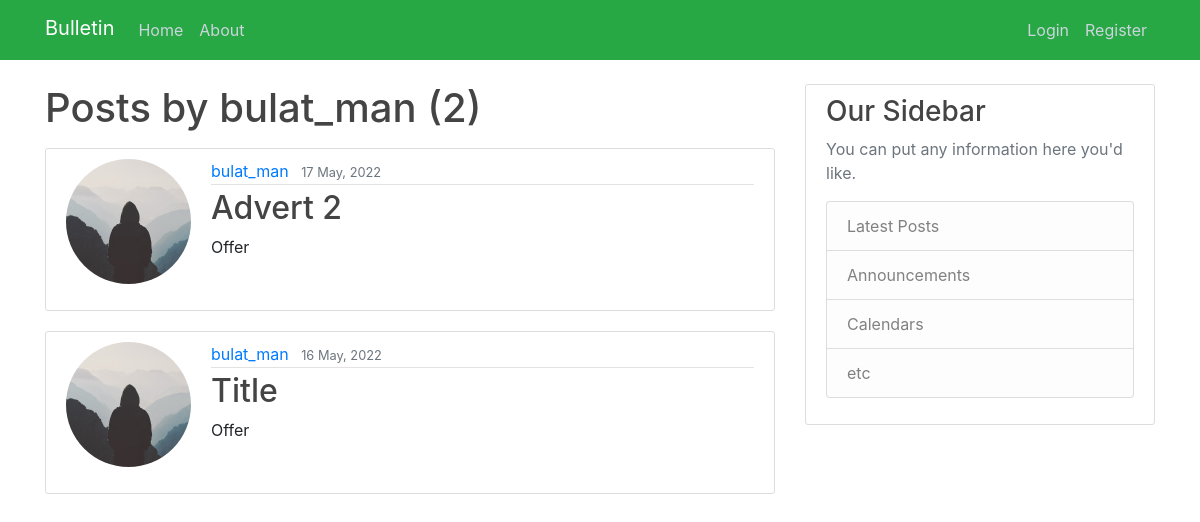
Page /user/bulat_man on the earlier database version.
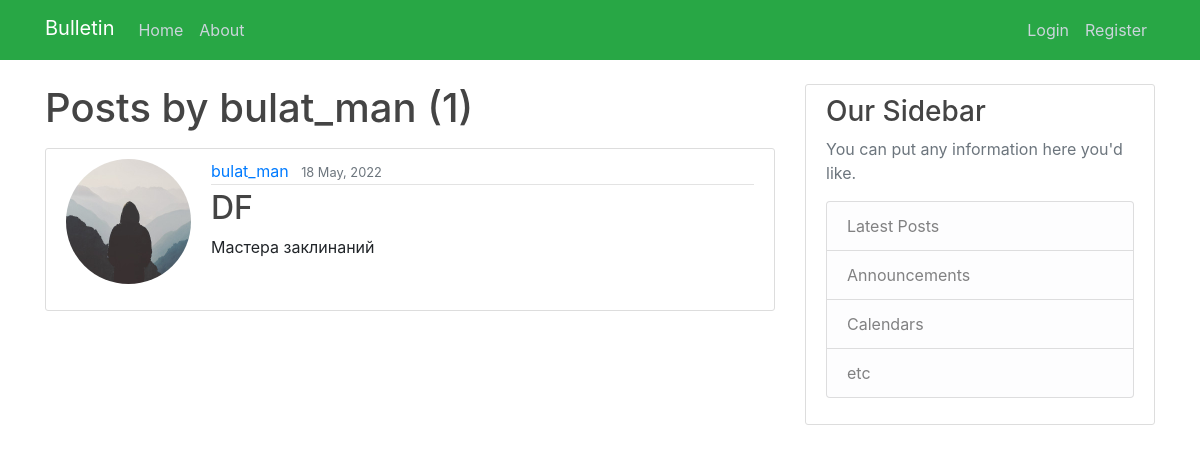
Same page on the later database version.
### myboardapp/models.py (models this page shows, shortened)
class Bulletin(models.Model):
    title = models.CharField(max_length=100, blank=True)
    author = models.ForeignKey(User, on_delete=models.CASCADE)
    content = models.TextField()
    file = models.FileField(upload_to='files/',
                                             blank=True,
                                             )
    bulletin_category = models.ForeignKey(CategoryModel, on_delete=models.CASCADE)
    date_created = models.DateTimeField(default=timezone.now)

class CategoryModel(models.Model):
    CHOISES = [
        ('Танки', "Танки"),
        ('Хилы', "Хилы"),
        ('ДД', "ДД"),
        ('Торговцы', "Торговцы"),
        ('Гилдмастеры', "Гилдмастеры"),
        ('Квестгиверы', "Квестгиверы"),
        ('Кузнецы', "Кузнецы"),
        ('Кожевники', "Кожевники"),
        ('Зельевары', "Зельевары"),
        ('Мастера заклинаний', "Мастера заклинаний"),
    ]
    category_name = models.CharField(max_length=255,
                                     choices=CHOISES,
                                     unique=True,
                                     )
    subscribers = models.ManyToManyField(User, null=True, blank=True, related_name='subscriber')
    def __str__(self):
        return f'{self.category_name}'
    """
    >>> from myboardapp.models import Bulletin
    >>> from myboardapp.models import CategoryModel
    >>> CategoryModel.objects.create(category_name = "Offer")
    <CategoryModel: Offer>
    """

### users/models.py (models this page shows, shortened)
class Profile(models.Model):
    user = models.OneToOneField(User, on_delete=models.CASCADE)
    image = models.ImageField(default='default.jpg', upload_to='profile_pics')

### myboardapp/views.py (the view)
# urls.py: path('user/<str:username>', UserPostListView.as_view(), name='user-posts'),
class UserPostListView(ListView):
    model = Bulletin
    template_name = 'myboardapp/user_posts.html'
    context_object_name = 'bulletins_0'
    ordering = ['-date_created']
    paginate_by = 2
    def get_queryset(self):
        user = get_object_or_404(User, username=self.kwargs.get('username'))
        return Bulletin.objects.filter(author=user).order_by('-date_created')

### myboardapp/templates/myboardapp/user_posts.html (shortened to what this page needs)
{% extends "myboardapp/base.html" %}
{% load static %}
{% block content %}
    <main role="main" class="container">
      <div class="row">
        <div class="col-md-8">
            <h1 class="mb-3">Posts by {{ view.kwargs.username }} ({{ page_obj.paginator.count }})</h1>
            {% for bulletin in bulletins_0 %}
                <article class="media content-section">
                    <img class="rounded-circle account-img" src="{{ bulletin.author.profile.image.url }}">
                    <div class="media-body">
                        <div class="article-metadata">
                      <a class="mr-2" href="{% url 'user-posts' bulletin.author.username %}">{{ bulletin.author }}</a>
                      <small class="text-muted">{{ bulletin.date_created|date:"d F, Y" }}</small>
                    </div>
                    <h2><a class="article-title" href="{% url 'bulletin-detail' bulletin.id %}">{{ bulletin.title }}</a></h2>
                    <p class="article-content">{{ bulletin.bulletin_category }}</p>
                  </div>
                </article>
            {% endfor %}
        </div>
        <div class="col-md-4">
          <div class="content-section">
            <h3>Our Sidebar</h3>
            <p class='text-muted'>You can put any information here you'd like.
              <ul class="list-group">
                <li class="list-group-item list-group-item-light">Latest Posts</li>
                <li class="list-group-item list-group-item-light">Announcements</li>
                <li class="list-group-item list-group-item-light">Calendars</li>
                <li class="list-group-item list-group-item-light">etc</li>
              </ul>
            </p>
          </div>
        </div>
      </div>
    </main>
{% endblock content %}

Differences in the rows shown:
removed Bulletin: author.profile.image (placeholder picture), author "bulat_man", date_created "17 May, 2022", title "Advert 2", bulletin_category "Offer"
removed Bulletin: author.profile.image (placeholder picture), author "bulat_man", date_created "16 May, 2022", title "Title", bulletin_category "Offer"
added Bulletin: author.profile.image (placeholder picture), author "bulat_man", date_created "18 May, 2022", title "DF", bulletin_category "Мастера заклинаний"
Other differences:
{{ page_obj.paginator.count }}: "2" → "1"
